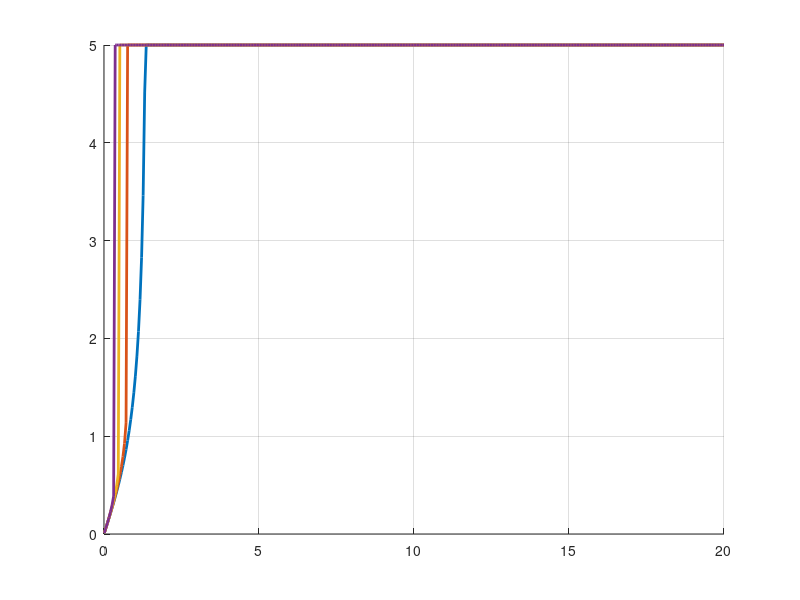

Reproduce this figure in MATLAB. (Note: this script raises an error after producing the figure.)
clear; clc; close all;

%% ---------------------------------------------------------------
%  Paramètres identifiés (à remplacer par vos valeurs de analyse_step.py)
%  K*G : gain statique du moteur (qdot_simu_ss / qdot_cmd)
%  Trc : retard total = retard actionneur + retard réseau UDP (0.5 s)
%% ---------------------------------------------------------------
KG      = 1.0;    % K*G identifié
Trc_reel = 0.5;   % retard réel total (s)

%% ---------------------------------------------------------------
%  Fonction Trc_max selon les équations du cours (éq. 3 → 7)
%  Entrées : Kp, Kd (gains du correcteur PD), KG (gain moteur)
%  Sortie  : Trc_max (s), ou NaN si aucune solution valide
%% ---------------------------------------------------------------
function trc_max = compute_Trcmax(Kp, Kd, KG)
    % Coefficients du trinôme en X = cos(omega*Trc)  (éq. 3)
    b = Kd^2 / KG;
    c = Kp * Kd^2 / KG^2 - 1;

    delta = b^2 - 4*c;   % discriminant (éq. 3)

    if delta < 0
        % Pas de racine réelle → pas de frontière de stabilité finie
        % → stable pour tout retard (retard max = +inf)
        trc_max = Inf;
        return;
    end

    candidates = [];
    for sign_val = [+1, -1]
        % cos(omega*Trc)  (éq. 5)
        cos_val = 0.5 * (-b + sign_val * sqrt(delta));

        % cos doit être dans [-1, 1]
        if cos_val < -1 || cos_val > 1
            continue;
        end

        % theta = omega*Trc  (éq. 5)
        theta = acos(cos_val);

        % sin(theta) au dénominateur de éq. 6
        sin_val = sqrt(1 - cos_val^2);
        if sin_val < 1e-10
            continue;   % évite la division par zéro
        end

        % Trc_max  (éq. 7)
        trc_candidate = (Kd / (KG * sin_val)) * theta;

        % Garder seulement les solutions réelles strictement positives
        if isreal(trc_candidate) && trc_candidate > 0
            candidates(end+1) = trc_candidate; %#ok<AGROW>
        end
    end

    if isempty(candidates)
        trc_max = NaN;   % aucune solution valide dans le domaine
    else
        trc_max = min(candidates);   % on prend la plus petite (cours : "solution la plus petite")
    end
end

%% ---------------------------------------------------------------
%  1. Courbe Trc_max = f(Kd) pour plusieurs valeurs de Kp
%     → choisir Kd tel que Trc_max > Trc_reel
%% ---------------------------------------------------------------
Kd_values = linspace(0.01, 20, 400);
Kp_list   = [1, 2, 4, 8];

figure('Name', 'Trc_max vs Kd (pour differents Kp)');
hold on; grid on;
colors = lines(length(Kp_list));

for k = 1:length(Kp_list)
    Kp = Kp_list(k);
    trc_vals = zeros(size(Kd_values));
    for i = 1:length(Kd_values)
        t = compute_Trcmax(Kp, Kd_values(i), KG);
        trc_vals(i) = min(t, 5);   % plafonner à 5 s pour la lisibilité
    end
    plot(Kd_values, trc_vals, 'LineWidth', 2, 'Color', colors(k,:), ...
         'DisplayName', sprintf('Kp = %.0f', Kp));
end

yline(Trc_reel, 'r--', 'LineWidth', 2, 'DisplayName', ...
      sprintf('Retard réel = %.2f s', Trc_reel));
xlabel('Gain dérivé Kd');
ylabel('Retard maximal T_{rc,max} (s)');
title('Limite de stabilité : T_{rc,max} vs K_d');
legend('Location', 'best');
ylim([0, 5]);

%% ---------------------------------------------------------------
%  2. Carte de stabilité dans le plan (Kp, Kd)
%     Zone verte : Trc_max > Trc_reel  → stable avec le retard réel
%     Zone rouge  : Trc_max <= Trc_reel → instable
%% ---------------------------------------------------------------
N = 150;
Kp_range = linspace(0.01, 20, N);
Kd_range = linspace(0.01, 20, N);
[KP, KD] = meshgrid(Kp_range, Kd_range);
STABLE   = zeros(N, N);

for i = 1:N
    for j = 1:N
        t = compute_Trcmax(KP(i,j), KD(i,j), KG);
        if isinf(t) || (~isnan(t) && t > Trc_reel)
            STABLE(i,j) = 1;
        end
    end
end

figure('Name', 'Carte de stabilite (Kp, Kd)');
imagesc(Kp_range, Kd_range, STABLE);
set(gca, 'YDir', 'normal');
colormap([0.85 0.2 0.2; 0.2 0.75 0.45]);   % rouge=instable, vert=stable
colorbar('Ticks', [0.25, 0.75], 'TickLabels', {'Instable', 'Stable'});
xlabel('Gain proportionnel Kp');
ylabel('Gain dérivé Kd');
title(sprintf('Zone de stabilité  (KG = %.2f,  T_{rc} = %.2f s)', KG, Trc_reel));
grid on;

%% ---------------------------------------------------------------
%  3. Pour un (Kp, Kd) choisi : afficher Trc_max et la marge
%% ---------------------------------------------------------------
Kp_choisi = 4.0;
Kd_choisi = 3.0;

trc_max_choisi = compute_Trcmax(Kp_choisi, Kd_choisi, KG);

fprintf('\n=== Gains choisis ===\n');
fprintf('  Kp      = %.4f\n', Kp_choisi);
fprintf('  Kd      = %.4f\n', Kd_choisi);
fprintf('  KG      = %.4f\n', KG);
fprintf('  Trc_max = %.4f s\n', trc_max_choisi);
fprintf('  Trc_reel= %.4f s\n', Trc_reel);
if ~isnan(trc_max_choisi) && trc_max_choisi > Trc_reel
    marge = (trc_max_choisi - Trc_reel) / trc_max_choisi * 100;
    fprintf('  --> STABLE  (marge = %.1f %%)\n', marge);
else
    fprintf('  --> INSTABLE\n');
end

%% ---------------------------------------------------------------
%  4. Ajouter le point choisi sur la carte de stabilité
%% ---------------------------------------------------------------
figure(2);
hold on;
plot(Kp_choisi, Kd_choisi, 'w*', 'MarkerSize', 12, 'LineWidth', 2, ...
     'DisplayName', sprintf('(Kp=%.1f, Kd=%.1f)', Kp_choisi, Kd_choisi));
legend('Location', 'best');
